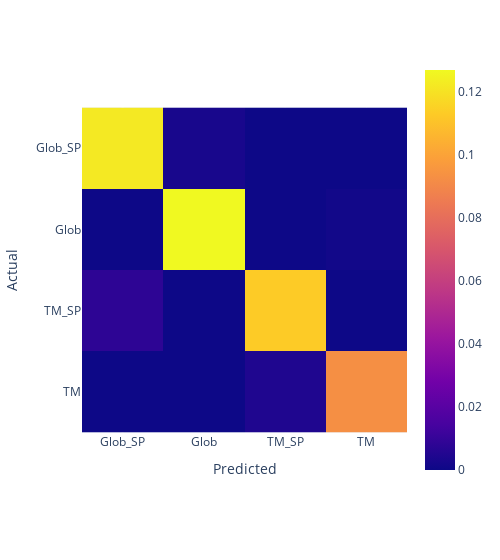

Source (notebook cell):
### Code cell
fig = px.imshow(cm_array)
fig.update_layout(
    width=500,
    xaxis=dict(
        title="Predicted",
        tickmode='array',
        tickvals=list(range(4)),
        ticktext=list(dataset.label_mappings.keys())
    ),
    yaxis=dict(
        title="Actual",
        tickmode='array',
        tickvals=list(range(4)),
        ticktext=list(dataset.label_mappings.keys())
    )
)
fig.show()

### Figure 1 — Plotly figure (JSON) as saved in the notebook; plotly's stock layout.template omitted (floating-point values rounded to 4 significant figures)
{"data": [{"coloraxis": "coloraxis", "hovertemplate": "x: %{x}<br>y: %{y}<br>color: %{z}<extra></extra>", "name": "0", "type": "heatmap", "xaxis": "x", "yaxis": "y", "z": [[0.1222, 0.002841, 0, 0], [0, 0.127, 0, 0.001288], [0.007812, 0, 0.1133, 0], [0, 0, 0.004425, 0.09292]]}], "layout": {"coloraxis": {"colorscale": [[0, "#0d0887"], [0.1111, "#46039f"], [0.2222, "#7201a8"], [0.3333, "#9c179e"], [0.4444, "#bd3786"], [0.5556, "#d8576b"], [0.6667, "#ed7953"], [0.7778, "#fb9f3a"], [0.8889, "#fdca26"], [1, "#f0f921"]]}, "margin": {"t": 60}, "width": 500, "xaxis": {"anchor": "y", "constrain": "domain", "domain": [0, 1], "scaleanchor": "y", "tickmode": "array", "ticktext": ["Glob_SP", "Glob", "TM_SP", "TM"], "tickvals": [0, 1, 2, 3], "title": {"text": "Predicted"}}, "yaxis": {"anchor": "x", "autorange": "reversed", "constrain": "domain", "domain": [0, 1], "tickmode": "array", "ticktext": ["Glob_SP", "Glob", "TM_SP", "TM"], "tickvals": [0, 1, 2, 3], "title": {"text": "Actual"}}}}
